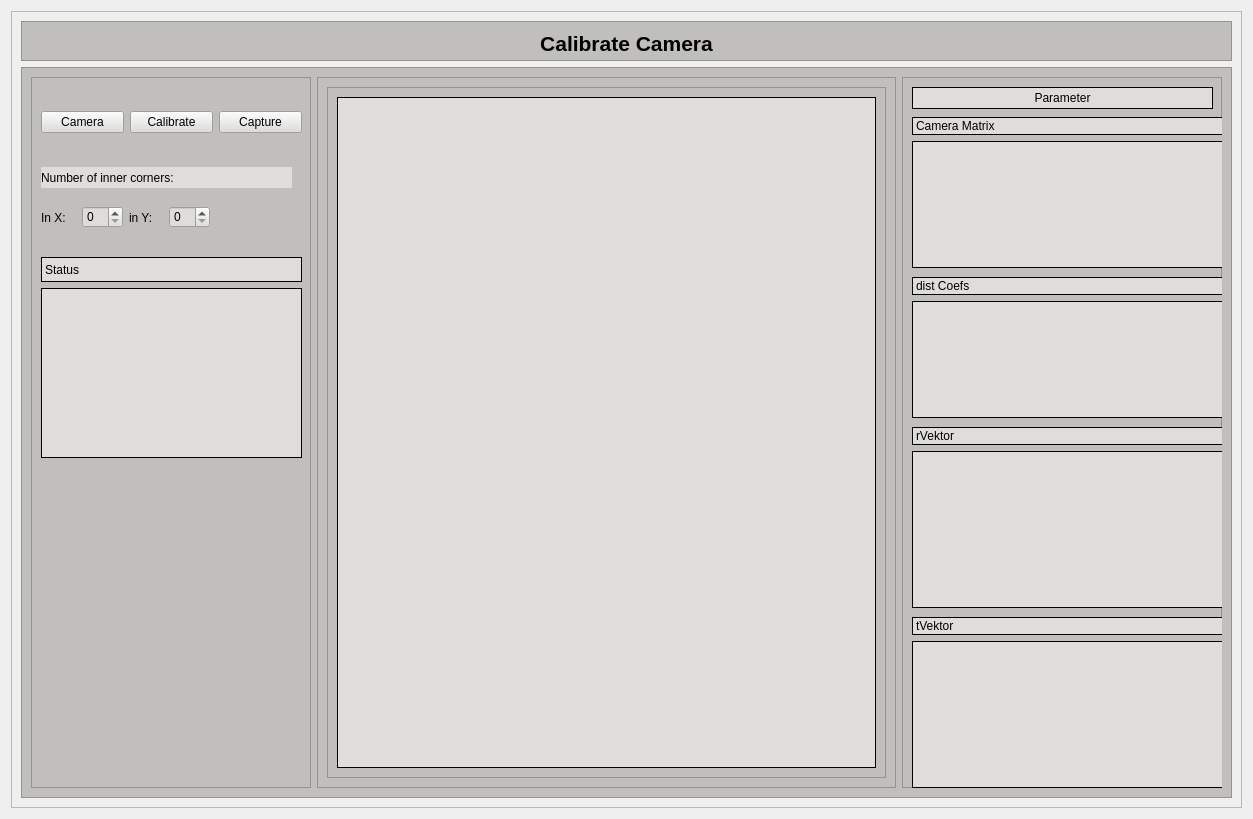
<?xml version="1.0" encoding="UTF-8"?>
<ui version="4.0">
 <class>Form</class>
 <widget class="QWidget" name="Form">
  <property name="geometry">
   <rect>
    <x>0</x>
    <y>0</y>
    <width>1253</width>
    <height>819</height>
   </rect>
  </property>
  <property name="windowTitle">
   <string>Form</string>
  </property>
  <layout class="QVBoxLayout" name="verticalLayout">
   <item>
    <widget class="QFrame" name="frame">
     <property name="frameShape">
      <enum>QFrame::StyledPanel</enum>
     </property>
     <property name="frameShadow">
      <enum>QFrame::Raised</enum>
     </property>
     <layout class="QVBoxLayout" name="verticalLayout_2">
      <item>
       <widget class="QFrame" name="frame_2">
        <property name="maximumSize">
         <size>
          <width>16777215</width>
          <height>40</height>
         </size>
        </property>
        <property name="styleSheet">
         <string notr="true">background-color: rgb(222, 221, 218);
background-color: rgb(192, 191, 188);</string>
        </property>
        <property name="frameShape">
         <enum>QFrame::StyledPanel</enum>
        </property>
        <property name="frameShadow">
         <enum>QFrame::Raised</enum>
        </property>
        <layout class="QHBoxLayout" name="horizontalLayout_6">
         <item>
          <widget class="QLabel" name="label_10">
           <property name="maximumSize">
            <size>
             <width>16777215</width>
             <height>22</height>
            </size>
           </property>
           <property name="styleSheet">
            <string notr="true">background-color: rgb(192, 191, 188);
</string>
           </property>
           <property name="frameShape">
            <enum>QFrame::NoFrame</enum>
           </property>
           <property name="text">
            <string>&lt;html&gt;&lt;head/&gt;&lt;body&gt;&lt;p&gt;&lt;span style=&quot; font-size:16pt; font-weight:600;&quot;&gt;Calibrate Camera&lt;/span&gt;&lt;/p&gt;&lt;/body&gt;&lt;/html&gt;</string>
           </property>
           <property name="alignment">
            <set>Qt::AlignCenter</set>
           </property>
          </widget>
         </item>
        </layout>
       </widget>
      </item>
      <item>
       <widget class="QFrame" name="frame_3">
        <property name="styleSheet">
         <string notr="true">background-color: rgb(192, 191, 188);</string>
        </property>
        <property name="frameShape">
         <enum>QFrame::StyledPanel</enum>
        </property>
        <property name="frameShadow">
         <enum>QFrame::Raised</enum>
        </property>
        <layout class="QHBoxLayout" name="horizontalLayout">
         <item>
          <widget class="QFrame" name="frame_4">
           <property name="maximumSize">
            <size>
             <width>280</width>
             <height>16777215</height>
            </size>
           </property>
           <property name="styleSheet">
            <string notr="true">background-color: rgb(192, 191, 188);</string>
           </property>
           <property name="frameShape">
            <enum>QFrame::StyledPanel</enum>
           </property>
           <property name="frameShadow">
            <enum>QFrame::Raised</enum>
           </property>
           <widget class="QWidget" name="horizontalLayoutWidget">
            <property name="geometry">
             <rect>
              <x>10</x>
              <y>20</y>
              <width>261</width>
              <height>51</height>
             </rect>
            </property>
            <layout class="QHBoxLayout" name="horizontalLayout_3">
             <item>
              <widget class="QPushButton" name="camera">
               <property name="styleSheet">
                <string notr="true">background-color: rgb(222, 221, 218);</string>
               </property>
               <property name="text">
                <string>Camera</string>
               </property>
              </widget>
             </item>
             <item>
              <widget class="QPushButton" name="calibration">
               <property name="styleSheet">
                <string notr="true">background-color: rgb(222, 221, 218);</string>
               </property>
               <property name="text">
                <string>Calibrate</string>
               </property>
              </widget>
             </item>
             <item>
              <widget class="QPushButton" name="capture">
               <property name="styleSheet">
                <string notr="true">background-color: rgb(222, 221, 218);</string>
               </property>
               <property name="text">
                <string>Capture</string>
               </property>
              </widget>
             </item>
            </layout>
           </widget>
           <widget class="QWidget" name="horizontalLayoutWidget_2">
            <property name="geometry">
             <rect>
              <x>10</x>
              <y>120</y>
              <width>169</width>
              <height>41</height>
             </rect>
            </property>
            <layout class="QHBoxLayout" name="horizontalLayout_4">
             <item>
              <widget class="QLabel" name="label_12">
               <property name="styleSheet">
                <string notr="true"/>
               </property>
               <property name="frameShape">
                <enum>QFrame::NoFrame</enum>
               </property>
               <property name="text">
                <string>In X:</string>
               </property>
              </widget>
             </item>
             <item>
              <widget class="QSpinBox" name="spinBox_X">
               <property name="styleSheet">
                <string notr="true">background-color: rgb(222, 221, 218);</string>
               </property>
              </widget>
             </item>
             <item>
              <widget class="QLabel" name="label_13">
               <property name="frameShape">
                <enum>QFrame::NoFrame</enum>
               </property>
               <property name="text">
                <string>in Y:</string>
               </property>
              </widget>
             </item>
             <item>
              <widget class="QSpinBox" name="spinBox_Y">
               <property name="styleSheet">
                <string notr="true">background-color: rgb(222, 221, 218);</string>
               </property>
              </widget>
             </item>
            </layout>
           </widget>
           <widget class="QLabel" name="label_3">
            <property name="geometry">
             <rect>
              <x>10</x>
              <y>90</y>
              <width>251</width>
              <height>21</height>
             </rect>
            </property>
            <property name="styleSheet">
             <string notr="true">background-color: rgb(222, 221, 218);</string>
            </property>
            <property name="text">
             <string>Number of inner corners:</string>
            </property>
           </widget>
           <widget class="QWidget" name="verticalLayoutWidget_5">
            <property name="geometry">
             <rect>
              <x>10</x>
              <y>180</y>
              <width>261</width>
              <height>201</height>
             </rect>
            </property>
            <layout class="QVBoxLayout" name="verticalLayout_8">
             <item>
              <widget class="QLabel" name="label_5">
               <property name="maximumSize">
                <size>
                 <width>16777215</width>
                 <height>25</height>
                </size>
               </property>
               <property name="styleSheet">
                <string notr="true">background-color: rgb(222, 221, 218);</string>
               </property>
               <property name="frameShape">
                <enum>QFrame::Box</enum>
               </property>
               <property name="text">
                <string>Status</string>
               </property>
              </widget>
             </item>
             <item>
              <widget class="QLabel" name="status">
               <property name="styleSheet">
                <string notr="true">background-color: rgb(222, 221, 218);</string>
               </property>
               <property name="frameShape">
                <enum>QFrame::Box</enum>
               </property>
               <property name="text">
                <string/>
               </property>
              </widget>
             </item>
            </layout>
           </widget>
          </widget>
         </item>
         <item>
          <widget class="QFrame" name="frame_5">
           <property name="styleSheet">
            <string notr="true">background-color: rgb(192, 191, 188);</string>
           </property>
           <property name="frameShape">
            <enum>QFrame::StyledPanel</enum>
           </property>
           <property name="frameShadow">
            <enum>QFrame::Raised</enum>
           </property>
           <layout class="QVBoxLayout" name="verticalLayout_7">
            <item>
             <widget class="QFrame" name="frame_7">
              <property name="styleSheet">
               <string notr="true">background-color: rgb(192, 191, 188);</string>
              </property>
              <property name="frameShape">
               <enum>QFrame::StyledPanel</enum>
              </property>
              <property name="frameShadow">
               <enum>QFrame::Raised</enum>
              </property>
              <layout class="QHBoxLayout" name="horizontalLayout_2">
               <item>
                <widget class="QLabel" name="cam">
                 <property name="styleSheet">
                  <string notr="true">background-color: rgb(222, 221, 218);</string>
                 </property>
                 <property name="frameShape">
                  <enum>QFrame::Box</enum>
                 </property>
                 <property name="text">
                  <string/>
                 </property>
                </widget>
               </item>
              </layout>
             </widget>
            </item>
           </layout>
          </widget>
         </item>
         <item>
          <widget class="QFrame" name="frame_8">
           <property name="maximumSize">
            <size>
             <width>320</width>
             <height>16777215</height>
            </size>
           </property>
           <property name="styleSheet">
            <string notr="true">background-color: rgb(192, 191, 188);</string>
           </property>
           <property name="frameShape">
            <enum>QFrame::StyledPanel</enum>
           </property>
           <property name="frameShadow">
            <enum>QFrame::Raised</enum>
           </property>
           <widget class="QLabel" name="label">
            <property name="geometry">
             <rect>
              <x>10</x>
              <y>10</y>
              <width>301</width>
              <height>22</height>
             </rect>
            </property>
            <property name="styleSheet">
             <string notr="true">background-color: rgb(222, 221, 218);</string>
            </property>
            <property name="frameShape">
             <enum>QFrame::Box</enum>
            </property>
            <property name="text">
             <string>Parameter</string>
            </property>
            <property name="alignment">
             <set>Qt::AlignCenter</set>
            </property>
           </widget>
           <widget class="QWidget" name="verticalLayoutWidget">
            <property name="geometry">
             <rect>
              <x>10</x>
              <y>40</y>
              <width>311</width>
              <height>151</height>
             </rect>
            </property>
            <layout class="QVBoxLayout" name="verticalLayout_3">
             <item>
              <widget class="QLabel" name="label_2">
               <property name="maximumSize">
                <size>
                 <width>16777215</width>
                 <height>18</height>
                </size>
               </property>
               <property name="styleSheet">
                <string notr="true">background-color: rgb(222, 221, 218);</string>
               </property>
               <property name="frameShape">
                <enum>QFrame::Box</enum>
               </property>
               <property name="text">
                <string>Camera Matrix</string>
               </property>
              </widget>
             </item>
             <item>
              <widget class="QLabel" name="label_camMatrix">
               <property name="styleSheet">
                <string notr="true">background-color: rgb(222, 221, 218);</string>
               </property>
               <property name="frameShape">
                <enum>QFrame::Box</enum>
               </property>
               <property name="text">
                <string/>
               </property>
              </widget>
             </item>
            </layout>
           </widget>
           <widget class="QWidget" name="verticalLayoutWidget_2">
            <property name="geometry">
             <rect>
              <x>10</x>
              <y>200</y>
              <width>311</width>
              <height>141</height>
             </rect>
            </property>
            <layout class="QVBoxLayout" name="verticalLayout_4">
             <item>
              <widget class="QLabel" name="label_4">
               <property name="maximumSize">
                <size>
                 <width>16777215</width>
                 <height>18</height>
                </size>
               </property>
               <property name="styleSheet">
                <string notr="true">background-color: rgb(222, 221, 218);</string>
               </property>
               <property name="frameShape">
                <enum>QFrame::Box</enum>
               </property>
               <property name="text">
                <string>dist Coefs</string>
               </property>
              </widget>
             </item>
             <item>
              <widget class="QLabel" name="label_distCof">
               <property name="styleSheet">
                <string notr="true">background-color: rgb(222, 221, 218);</string>
               </property>
               <property name="frameShape">
                <enum>QFrame::Box</enum>
               </property>
               <property name="text">
                <string/>
               </property>
              </widget>
             </item>
            </layout>
           </widget>
           <widget class="QWidget" name="verticalLayoutWidget_3">
            <property name="geometry">
             <rect>
              <x>10</x>
              <y>350</y>
              <width>311</width>
              <height>181</height>
             </rect>
            </property>
            <layout class="QVBoxLayout" name="verticalLayout_5">
             <item>
              <widget class="QLabel" name="label_6">
               <property name="maximumSize">
                <size>
                 <width>16777215</width>
                 <height>18</height>
                </size>
               </property>
               <property name="styleSheet">
                <string notr="true">background-color: rgb(222, 221, 218);</string>
               </property>
               <property name="frameShape">
                <enum>QFrame::Box</enum>
               </property>
               <property name="text">
                <string>rVektor</string>
               </property>
              </widget>
             </item>
             <item>
              <widget class="QLabel" name="label_rVector">
               <property name="styleSheet">
                <string notr="true">background-color: rgb(222, 221, 218);</string>
               </property>
               <property name="frameShape">
                <enum>QFrame::Box</enum>
               </property>
               <property name="text">
                <string/>
               </property>
              </widget>
             </item>
            </layout>
           </widget>
           <widget class="QWidget" name="verticalLayoutWidget_4">
            <property name="geometry">
             <rect>
              <x>10</x>
              <y>540</y>
              <width>311</width>
              <height>171</height>
             </rect>
            </property>
            <layout class="QVBoxLayout" name="verticalLayout_6">
             <item>
              <widget class="QLabel" name="label_8">
               <property name="maximumSize">
                <size>
                 <width>16777215</width>
                 <height>18</height>
                </size>
               </property>
               <property name="styleSheet">
                <string notr="true">background-color: rgb(222, 221, 218);</string>
               </property>
               <property name="frameShape">
                <enum>QFrame::Box</enum>
               </property>
               <property name="text">
                <string>tVektor</string>
               </property>
              </widget>
             </item>
             <item>
              <widget class="QLabel" name="label_tVector">
               <property name="styleSheet">
                <string notr="true">background-color: rgb(222, 221, 218);</string>
               </property>
               <property name="frameShape">
                <enum>QFrame::Box</enum>
               </property>
               <property name="text">
                <string/>
               </property>
              </widget>
             </item>
            </layout>
           </widget>
          </widget>
         </item>
        </layout>
       </widget>
      </item>
     </layout>
    </widget>
   </item>
  </layout>
 </widget>
 <resources/>
 <connections/>
</ui>
